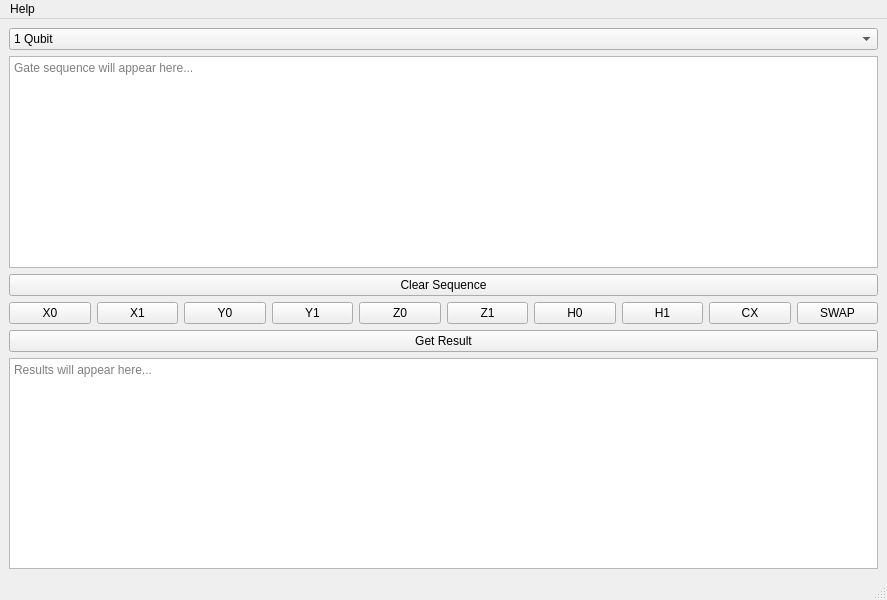
<?xml version="1.0" encoding="UTF-8"?>
<ui version="4.0">
 <class>QuantumGateSimulator</class>
 <widget class="QMainWindow" name="QuantumGateSimulator">
  <property name="geometry">
   <rect>
    <x>0</x>
    <y>0</y>
    <width>887</width>
    <height>600</height>
   </rect>
  </property>
  <property name="windowTitle">
   <string>Quantum Gate Simulator</string>
  </property>
  <widget class="QWidget" name="centralwidget">
   <layout class="QVBoxLayout" name="verticalLayout">
    <item>
     <widget class="QComboBox" name="qubitSelector">
      <item>
       <property name="text">
        <string>1 Qubit</string>
       </property>
      </item>
      <item>
       <property name="text">
        <string>2 Qubits</string>
       </property>
      </item>
     </widget>
    </item>
    <item>
     <widget class="QTextEdit" name="gateSequenceDisplay">
      <property name="readOnly">
       <bool>true</bool>
      </property>
      <property name="placeholderText">
       <string>Gate sequence will appear here...</string>
      </property>
     </widget>
    </item>
    <item>
     <widget class="QPushButton" name="clearButton">
      <property name="text">
       <string>Clear Sequence</string>
      </property>
     </widget>
    </item>
    <item>
     <layout class="QHBoxLayout" name="gateButtonLayout">
      <item>
       <widget class="QPushButton" name="btnX0">
        <property name="text">
         <string>X0</string>
        </property>
       </widget>
      </item>
      <item>
       <widget class="QPushButton" name="btnX1">
        <property name="text">
         <string>X1</string>
        </property>
       </widget>
      </item>
      <item>
       <widget class="QPushButton" name="btnY0">
        <property name="text">
         <string>Y0</string>
        </property>
       </widget>
      </item>
      <item>
       <widget class="QPushButton" name="btnY1">
        <property name="text">
         <string>Y1</string>
        </property>
       </widget>
      </item>
      <item>
       <widget class="QPushButton" name="btnZ0">
        <property name="text">
         <string>Z0</string>
        </property>
       </widget>
      </item>
      <item>
       <widget class="QPushButton" name="btnZ1">
        <property name="text">
         <string>Z1</string>
        </property>
       </widget>
      </item>
      <item>
       <widget class="QPushButton" name="btnH0">
        <property name="text">
         <string>H0</string>
        </property>
       </widget>
      </item>
      <item>
       <widget class="QPushButton" name="btnH1">
        <property name="text">
         <string>H1</string>
        </property>
       </widget>
      </item>
      <item>
       <widget class="QPushButton" name="btnCX">
        <property name="text">
         <string>CX</string>
        </property>
       </widget>
      </item>
      <item>
       <widget class="QPushButton" name="btnSW">
        <property name="text">
         <string>SWAP</string>
        </property>
       </widget>
      </item>
     </layout>
    </item>
    <item>
     <widget class="QPushButton" name="runSimulationButton">
      <property name="text">
       <string>Get Result</string>
      </property>
     </widget>
    </item>
    <item>
     <widget class="QTextEdit" name="resultDisplay">
      <property name="readOnly">
       <bool>true</bool>
      </property>
      <property name="placeholderText">
       <string>Results will appear here...</string>
      </property>
     </widget>
    </item>
   </layout>
  </widget>
  <widget class="QStatusBar" name="statusbar"/>
  <widget class="QMenuBar" name="menubar">
   <property name="geometry">
    <rect>
     <x>0</x>
     <y>0</y>
     <width>887</width>
     <height>25</height>
    </rect>
   </property>
   <widget class="QMenu" name="menu">
    <property name="locale">
     <locale language="English" country="UnitedStates"/>
    </property>
    <property name="title">
     <string>Help</string>
    </property>
    <addaction name="actionfg"/>
   </widget>
   <addaction name="menu"/>
  </widget>
  <action name="actiondfdf">
   <property name="text">
    <string>dfdf</string>
   </property>
  </action>
  <action name="action">
   <property name="text">
    <string>Справка</string>
   </property>
  </action>
  <action name="actionsdfd">
   <property name="text">
    <string>sdfd</string>
   </property>
  </action>
  <action name="actionfg">
   <property name="text">
    <string>Description</string>
   </property>
  </action>
 </widget>
 <resources/>
 <connections/>
</ui>
